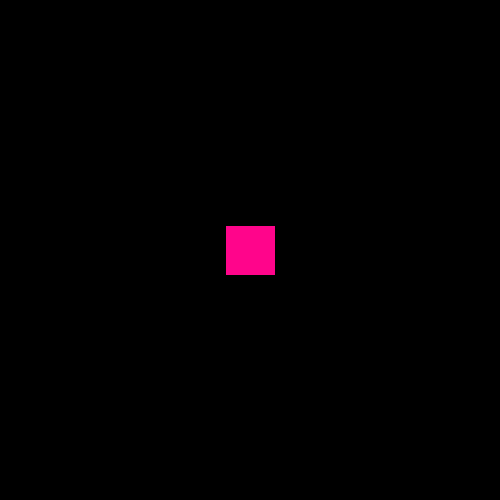
Frame 1 (no input)
Frame 60 (the mouse pressed at the canvas centre just before this capture): identical to frame 1, image omitted
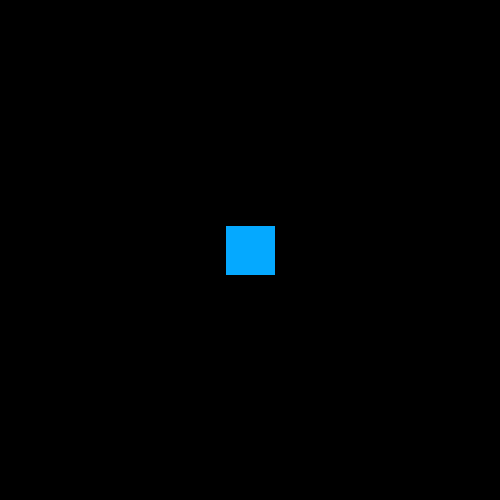
Frame 120 (the mouse held since frame 60 and released just before this capture)

The Processing sketch that drew these frames (run headless with seeded random() and noise(); from frame 60 on, the mouse is pressed at the canvas centre):

// Processing sketch: processing_105073
// ── processing_105073.pde

int x, y;

void setup(){
  background(0);
  size(500,500);
}

void draw(){
  x = width/2;
  y = height/2;
  
  if((mouseX >= x-25 && mouseX <= x+25) && (mouseY >= x-25 && mouseY <= x+25)){
    fill(5,169,255);
  }else{
    fill(255,5,139);
  }
    
  rectMode(CENTER);
  rect(x,y,50,50);     
}
